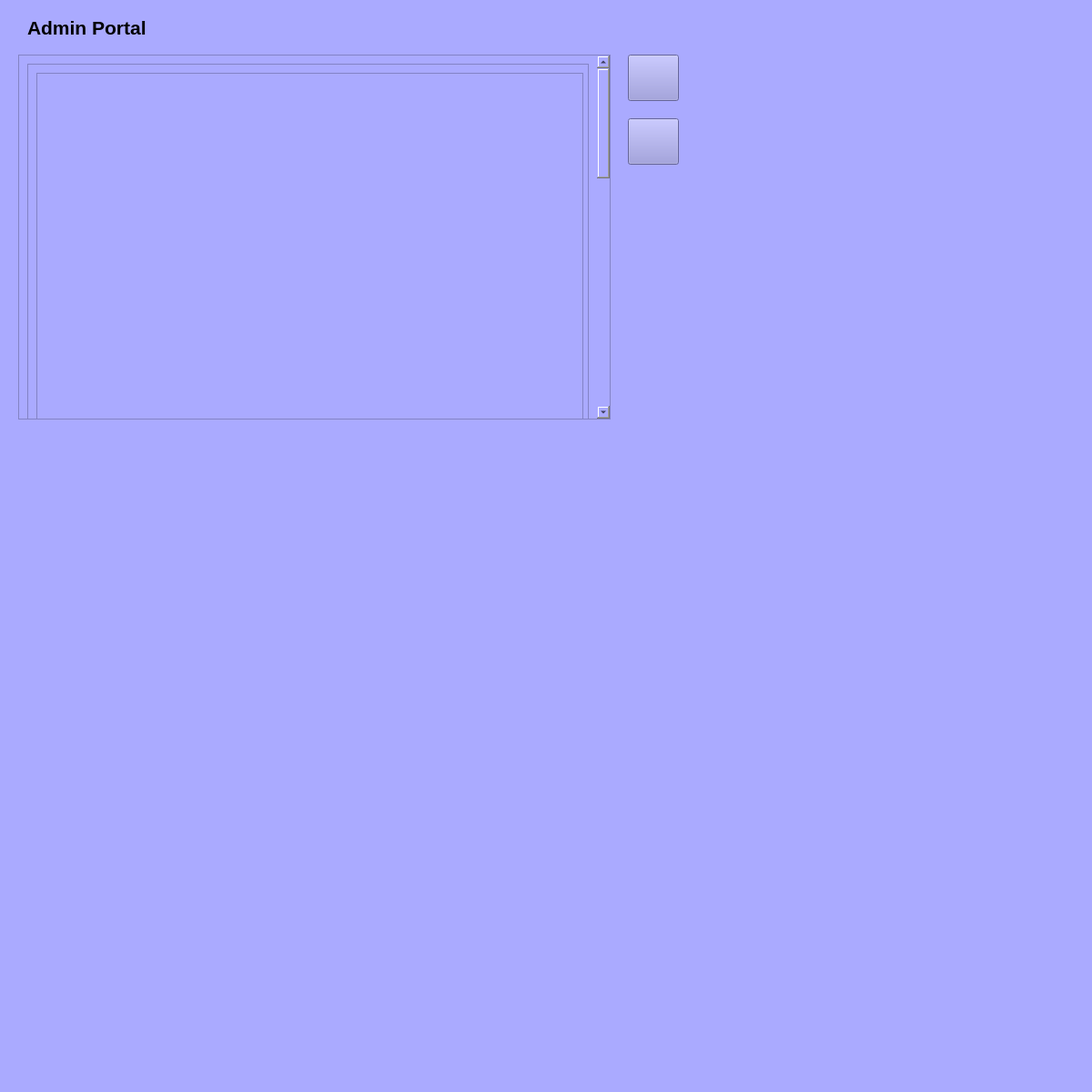
<?xml version="1.0" encoding="UTF-8"?>
<ui version="4.0">
 <class>MainWindow</class>
 <widget class="QMainWindow" name="MainWindow">
  <property name="geometry">
   <rect>
    <x>0</x>
    <y>0</y>
    <width>1200</width>
    <height>1200</height>
   </rect>
  </property>
  <property name="minimumSize">
   <size>
    <width>1200</width>
    <height>1200</height>
   </size>
  </property>
  <property name="windowTitle">
   <string>MainWindow</string>
  </property>
  <property name="styleSheet">
   <string notr="true">background-color: rgb(170, 170, 255);</string>
  </property>
  <widget class="QWidget" name="centralwidget">
   <widget class="QScrollArea" name="scrollArea">
    <property name="geometry">
     <rect>
      <x>20</x>
      <y>60</y>
      <width>651</width>
      <height>401</height>
     </rect>
    </property>
    <property name="widgetResizable">
     <bool>true</bool>
    </property>
    <widget class="QWidget" name="scrollAreaWidgetContents">
     <property name="geometry">
      <rect>
       <x>0</x>
       <y>0</y>
       <width>636</width>
       <height>1212</height>
      </rect>
     </property>
     <layout class="QVBoxLayout" name="verticalLayout">
      <item>
       <widget class="QFrame" name="frame">
        <property name="minimumSize">
         <size>
          <width>0</width>
          <height>1200</height>
         </size>
        </property>
        <property name="styleSheet">
         <string notr="true">color: rgb(0, 0, 0);</string>
        </property>
        <property name="frameShape">
         <enum>QFrame::StyledPanel</enum>
        </property>
        <property name="frameShadow">
         <enum>QFrame::Raised</enum>
        </property>
        <widget class="QListWidget" name="listWidget">
         <property name="geometry">
          <rect>
           <x>10</x>
           <y>10</y>
           <width>601</width>
           <height>1181</height>
          </rect>
         </property>
         <property name="styleSheet">
          <string notr="true">color: rgb(0, 0, 0);</string>
         </property>
        </widget>
       </widget>
      </item>
     </layout>
    </widget>
   </widget>
   <widget class="QLabel" name="label">
    <property name="geometry">
     <rect>
      <x>30</x>
      <y>10</y>
      <width>361</width>
      <height>41</height>
     </rect>
    </property>
    <property name="text">
     <string>&lt;html&gt;&lt;head/&gt;&lt;body&gt;&lt;p&gt;&lt;span style=&quot; font-size:16pt; font-weight:600;&quot;&gt;Admin Portal&lt;/span&gt;&lt;/p&gt;&lt;/body&gt;&lt;/html&gt;</string>
    </property>
   </widget>
   <widget class="QPushButton" name="pushButton">
         <property name="geometry">
          <rect>
           <x>690</x>
           <y>60</y>
           <width>56</width>
           <height>51</height>
          </rect>
         </property>
         <property name="styleSheet">
          <string notr="true">background-color: rgb(143, 143, 214); color: rgb(0, 0, 0);</string>
         </property>
         <property name="text">
          <string/>
         </property>
         <property name="icon">
          <iconset>
           <normaloff>ICONS/feather/trash-2.svg</normaloff>ICONS/feather/trash-2.svg</iconset>
         </property>
         <property name="iconSize">
          <size>
           <width>24</width>
           <height>24</height>
          </size>
         </property>
        </widget>
   <widget class="QPushButton" name="pushButton_2">
         <property name="geometry">
          <rect>
           <x>690</x>
           <y>130</y>
           <width>56</width>
           <height>51</height>
          </rect>
         </property>
         <property name="styleSheet">
          <string notr="true">background-color: rgb(143, 143, 214); color: rgb(0, 0, 0);</string>
         </property>
         <property name="text">
          <string/>
         </property>
         <property name="icon">
          <iconset>
           <normaloff>ICONS/feather/log-out.svg</normaloff>ICONS/feather/log-out.svg</iconset>
         </property>
         <property name="iconSize">
          <size>
           <width>24</width>
           <height>24</height>
          </size>
         </property>
        </widget>
  </widget>
  <widget class="QStatusBar" name="statusbar"/>
 </widget>
 <resources>
  <include location="ICONS/resources.qrc"/>
 </resources>
 <connections/>
</ui>
